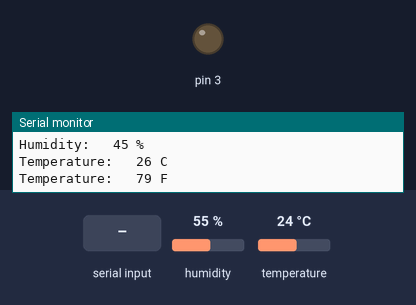
The sketch below on a simulated Arduino Uno, built with avr-gcc and run on an emulated ATmega328P. On the bench: output pins drawn as LEDs (lit = HIGH), the last lines printed to the serial monitor. The test bench sets the inputs (shaded band); at power-on: humidity 55 %, temperature 24 °C.

Above: at 3.2 s.
3.3 s: "1" received over the second serial link
At 4.6 s:
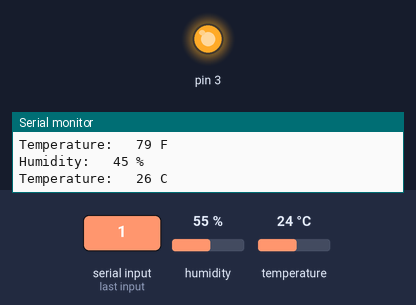
Timing chart, 0 to 6.3 s (numbered marks = the images above; inputs shaded):
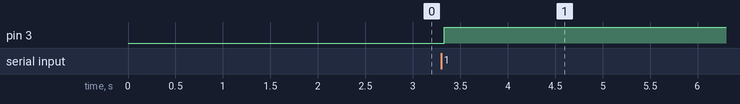

Measured:
- after the input at 3.3 s, pin 3: LOW → HIGH at once

The sketch:

dht11temp.ino
```cpp
// 5k ohm pull up resistor is used on the data line.
// Sensor operates at 5VDC.
// Data line connects to Arduino Uno pin 3.
#include<SoftwareSerial.h>
#include <dht11.h>
dht11 DHT11;
#define DHT11PIN 2
SoftwareSerial s(4,6);
// Sensor calibration. Start with 0 for each.
const int HumidityCorrection = -10;          // -10 worked with my sensor.
const int CelsiusTemperatureCorrection = 2;  // 2 worked with my sensor.

const float FahrenheitTemperatureCorrection = CelsiusTemperatureCorrection * 1.8;

// Update the serial display every 60 seconds.
const float UpdateSerialDisplay = 60000;

// Celsius to Fahrenheit conversion.
double Fahrenheit(double celsius){
  return 1.8 * celsius + 32;
}

void setup(){
 // s.begin(9600);
  Serial.begin(9600);
  // Minimum wait for good data recommended is 1 second.
  delay(2000);
  pinMode(3,OUTPUT);

  Serial.println("DHT11 TEST PROGRAM ");
  Serial.print("LIBRARY VERSION: ");
  Serial.println(DHT11LIB_VERSION);
}

void loop(){
  Serial.println("");
  int chk = DHT11.read(DHT11PIN);
  switch(chk){
    case DHTLIB_OK:
      //Serial.println("OK");
      break;
    case DHTLIB_ERROR_CHECKSUM:
      Serial.println("Read sensor: Checksum error");
      break;
    case DHTLIB_ERROR_TIMEOUT:
      Serial.println("Read sensor: Time out error");
      break;
    default:
      Serial.println("Read sensor: Unknown error");
      break;
  }

  Serial.print("Humidity: ");
  Serial.print("\t");
  Serial.print(DHT11.humidity + HumidityCorrection);

  Serial.println(" %");

  Serial.print("Temperature: ");
  Serial.print("\t");
  Serial.print(DHT11.temperature + CelsiusTemperatureCorrection);
  Serial.println(" C");

  Serial.print("Temperature: ");
  Serial.print("\t");
 Serial.print(round(Fahrenheit(DHT11.temperature) + FahrenheitTemperatureCorrection));
  Serial.println(" F");
/*int temp1 = DHT11.temperature + CelsiusTemperatureCorrection;
int temp2 = DHT11.humidity + HumidityCorrection;
  if(s.available()>0)
  {
    s.write(temp1);
     s.write(temp2);
  }*/
  int x;

 if(s.available()>0)
 {
  x = s.read();
  if(x==0)
  {
    digitalWrite(3,LOW);
  }
  else
  {
    digitalWrite(3,HIGH);
  }

 }
}
```
